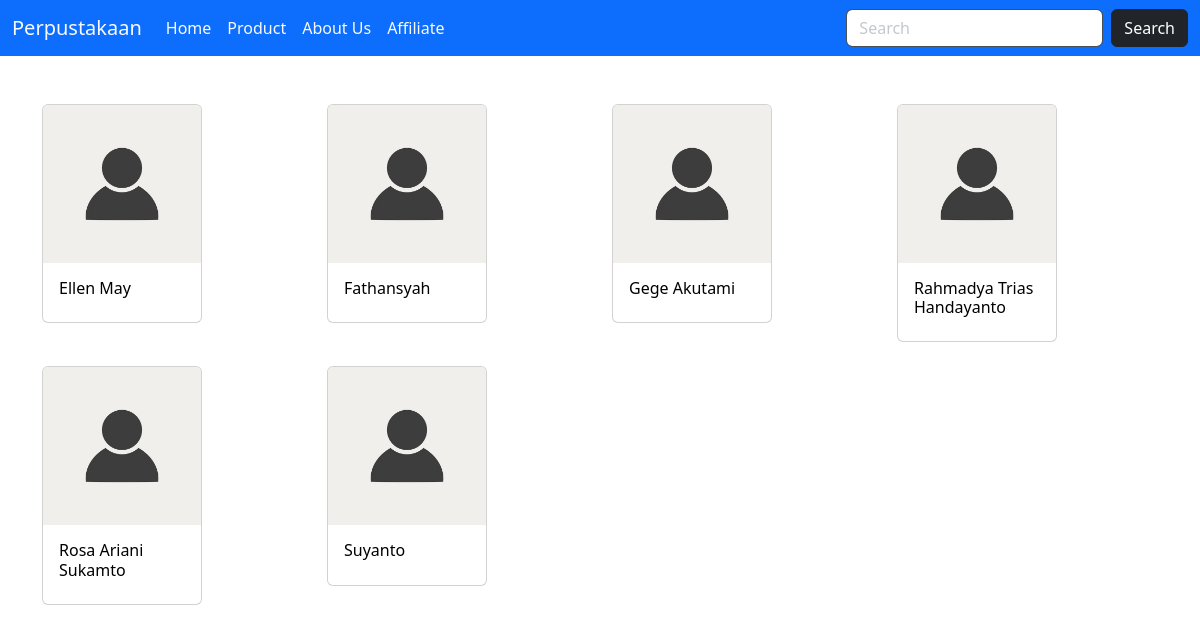
The page /penulis/ on the database its author committed.
### produk/models.py (models this page shows, shortened)
class Abstract_Product(models.Model):
    created = models.DateTimeField(auto_now_add=True)
    updated = models.DateTimeField(auto_now=True)
    slug = models.SlugField(max_length=255, editable=False)
    class Meta:
        abstract = True

class Penulis_Buku(Abstract_Product):
    nama_penulis = models.CharField(max_length=100)
    nama = models.CharField(max_length=100, blank=True)
    tentang_penulis = models.TextField(blank=True)
    class Meta:
        ordering = ['nama_penulis']

### perpustakaan/views.py (the view)
# urls.py: path('penulis/', views.penulis, name='penulis'),
def penulis(request):
    penulis_buku = data_penulis.objects.all()
    context = {
        'daftar_penulis': penulis_buku,
        'halaman': 'Daftar Penulis',
        'website': 'Perpustakaan'
    }
    return render(request, 'penulis.html', context)

### templates/penulis.html
{% extends "base.html" %}
{% load static %}
{% block contents %}
<div class="row row-cols-4">
    {% for data in daftar_penulis %}
    <div class="col pb-4">
        <div class="card" style="width: 10rem;">
            <img src="{% static 'icon/profile-icon.jpg' %}" class="card-img-top">
            <div class="card-body">
                <h6><a class="text-decoration-none text-black" href="{% url 'writer_detail' id=data.id inputSlug=data.slug %}">{{data.nama_penulis}}</a></h6>
            </div>
        </div>
    </div>
    {% endfor %}
</div>
{% endblock contents %}

### rows shown on the page
Penulis_Buku: nama_penulis "Ellen May"
Penulis_Buku: nama_penulis "Fathansyah"
Penulis_Buku: nama_penulis "Gege Akutami"
Penulis_Buku: nama_penulis "Rahmadya Trias Handayanto"
Penulis_Buku: nama_penulis "Rosa Ariani Sukamto"
Penulis_Buku: nama_penulis "Suyanto"
